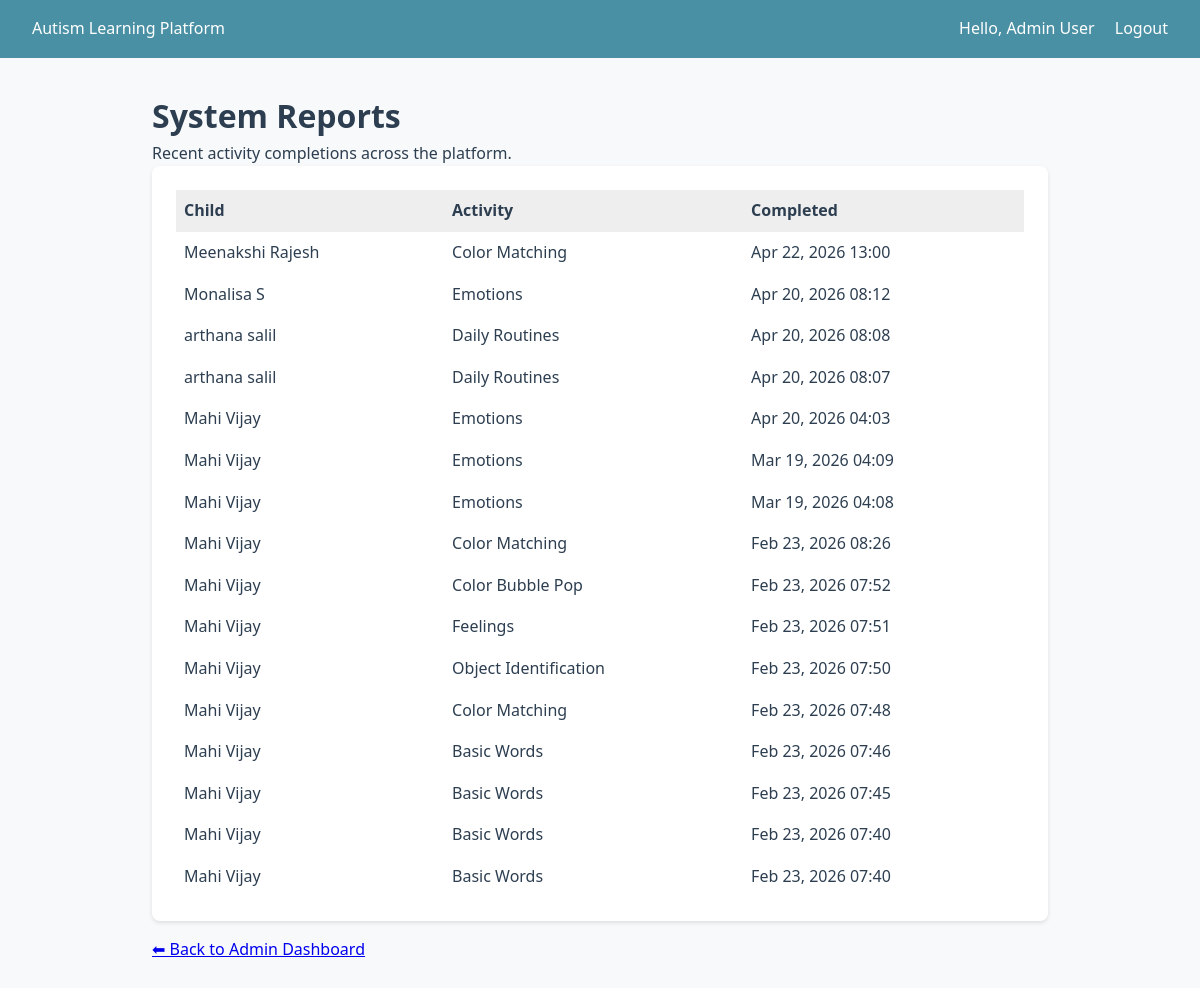
The app's page /learning/admin/reports/ (signed in), older data.
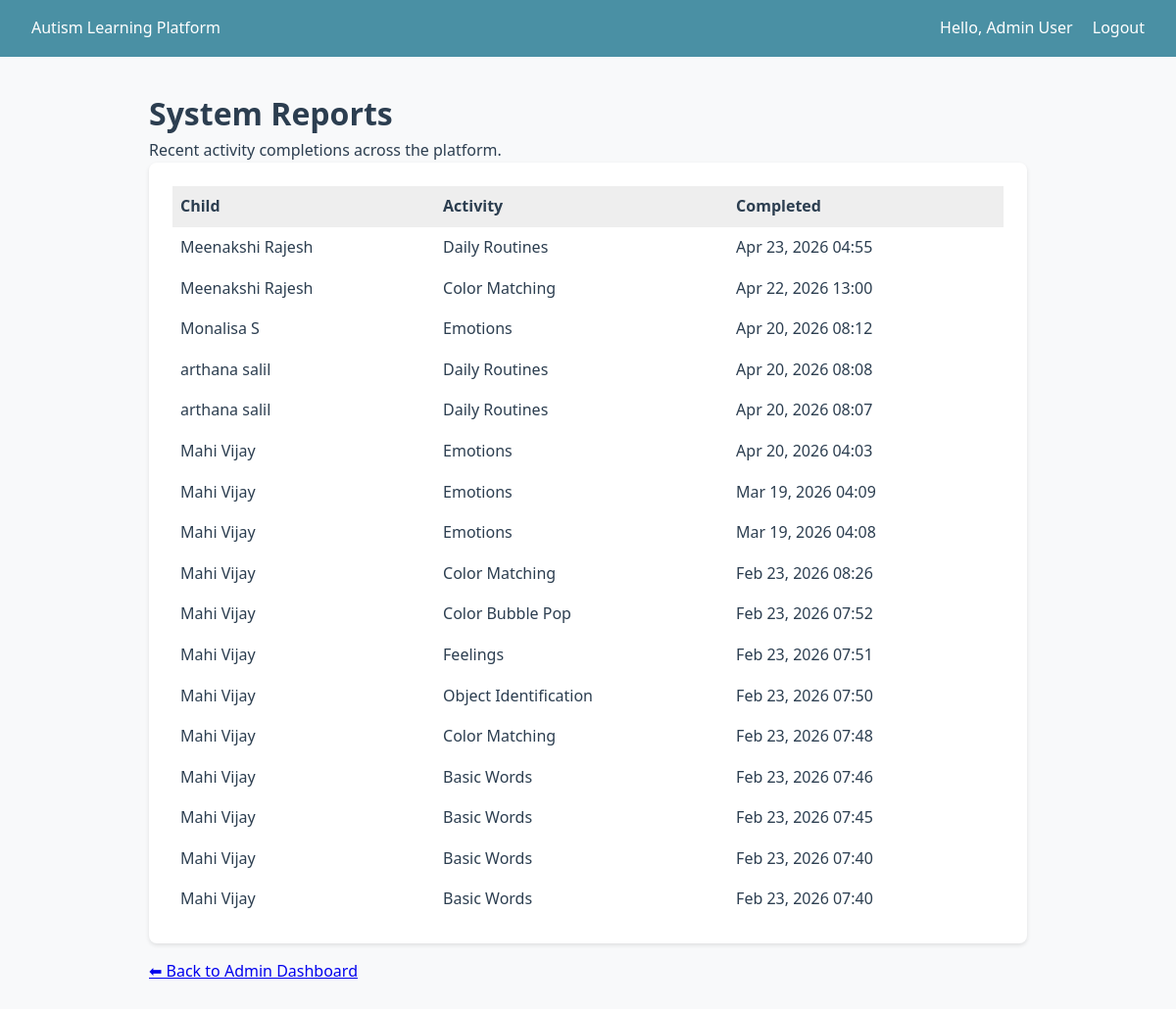
The same page, newer data.
### learning/models.py (models this page shows, shortened)
class ActivityCompletion(models.Model):
    child = models.ForeignKey(
        "children.ChildProfile",
        on_delete=models.CASCADE,
        related_name="completions",
    )
    activity = models.ForeignKey(
        LearningActivity,
        on_delete=models.CASCADE,
        related_name="completions",
    )
    completed_at = models.DateTimeField(auto_now_add=True)
    score = models.PositiveIntegerField(null=True, blank=True)
    reward_earned = models.PositiveIntegerField(default=0)
    notes = models.TextField(blank=True)
    class Meta:
        ordering = ["-completed_at"]

class LearningActivity(models.Model):
    class Difficulty(models.TextChoices):
        EASY = "easy", "Easy"
        MEDIUM = "medium", "Medium"
        HARD = "hard", "Hard"
    module = models.ForeignKey(
        LearningModule,
        on_delete=models.CASCADE,
        related_name="activities",
    )
    title = models.CharField(max_length=200)
    description = models.TextField(blank=True)
    difficulty = models.CharField(
        max_length=10,
        choices=Difficulty.choices,
        default=Difficulty.EASY,
    )
    image = models.ImageField(upload_to="activity_images/", blank=True, null=True)
    audio_guide = models.FileField(
        upload_to="activity_audio/",
        blank=True,
        null=True,
        help_text="Audio guidance for the activity",
    )
    video_url = models.URLField(blank=True, null=True)
    template_name = models.CharField(
        max_length=100,
        blank=True,
        help_text="Template to render (e.g. color_match, object_identification)",
    )
    order = models.PositiveIntegerField(default=0)
    reward_points = models.PositiveIntegerField(default=10)
    is_active = models.BooleanField(default=True)
    created_at = models.DateTimeField(auto_now_add=True)
    updated_at = models.DateTimeField(auto_now=True)
    class Meta:
        ordering = ["module", "order", "title"]
        verbose_name_plural = "Learning activities"

### children/models.py (models this page shows, shortened)
class ChildProfile(models.Model):
    class SkillFocus(models.TextChoices):
        COMMUNICATION = "communication", "Communication"
        SOCIAL = "social", "Social Skills"
        COGNITIVE = "cognitive", "Cognitive"
        DAILY = "daily", "Daily Life Skills"
        EMOTIONAL = "emotional", "Emotional Recognition"
    parent = models.ForeignKey(
        settings.AUTH_USER_MODEL,
        on_delete=models.CASCADE,
        related_name="children",
        limit_choices_to={"role": "parent"},
    )
    first_name = models.CharField(max_length=100)
    last_name = models.CharField(max_length=100)
    date_of_birth = models.DateField(null=True, blank=True)
    skill_focus = models.JSONField(
        default=list,
        help_text="List of focus areas, e.g. ['communication', 'cognitive']",
    )
    learning_pace = models.CharField(
        max_length=20,
        choices=[
            ("slow", "Slow"),
            ("medium", "Medium"),
            ("fast", "Fast"),
        ],
        default="medium",
    )
    avatar = models.ImageField(upload_to="child_avatars/", blank=True, null=True)
    created_at = models.DateTimeField(auto_now_add=True)
    updated_at = models.DateTimeField(auto_now=True)
    class Meta:
        ordering = ["-created_at"]
    def get_full_name(self):
        return f"{self.first_name} {self.last_name}"

### learning/views.py (the view)
# urls.py: path("admin/reports/", views.view_reports, name="view_reports"),
@admin_required
def view_reports(request):
    completions = ActivityCompletion.objects.select_related(
        "child", "activity", "child__parent"
    ).order_by("-completed_at")[:100]
    return render(request, "admin/view_reports.html", {"completions": completions})

### templates/admin/view_reports.html (shortened to what this page needs)
{% extends "base.html" %}
{% block content %}
<h1>System Reports</h1>
<p>Recent activity completions across the platform.</p>
<div class="card">
    <table style="width:100%; border-collapse: collapse;">
        <tr style="background: #eee;">
            <th style="padding: 0.5rem; text-align: left;">Child</th>
            <th style="padding: 0.5rem; text-align: left;">Activity</th>
            <th style="padding: 0.5rem; text-align: left;">Completed</th>
        </tr>
        {% for c in completions %}
        <tr>
            <td style="padding: 0.5rem;">{{ c.child.get_full_name }}</td>
            <td style="padding: 0.5rem;">{{ c.activity.title }}</td>
            <td style="padding: 0.5rem;">{{ c.completed_at|date:"M d, Y H:i" }}</td>
        </tr>
        {% empty %}
        <tr><td colspan="3">No completions yet.</td></tr>
        {% endfor %}
    </table>
</div>
<p><a href="{% url 'learning:admin_dashboard' %}">⬅ Back to Admin Dashboard</a></p>
{% endblock %}

Row changes from the older to the newer data that the page shows:
added ActivityCompletion: child.get_full_name "Meenakshi Rajesh", activity "Daily Routines", completed_at "Apr 23, 2026 04:55"
